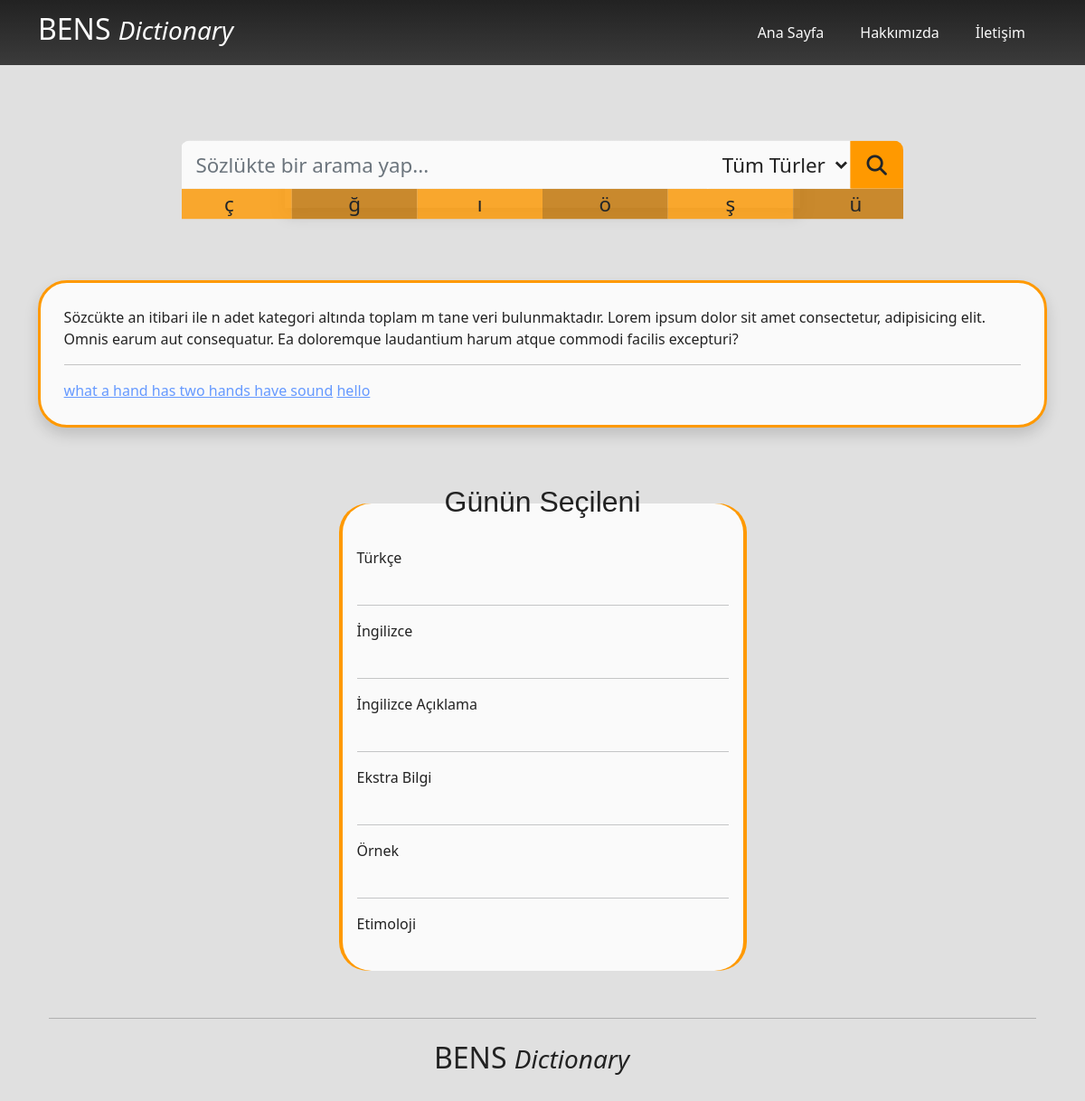
The app's page /, older data.
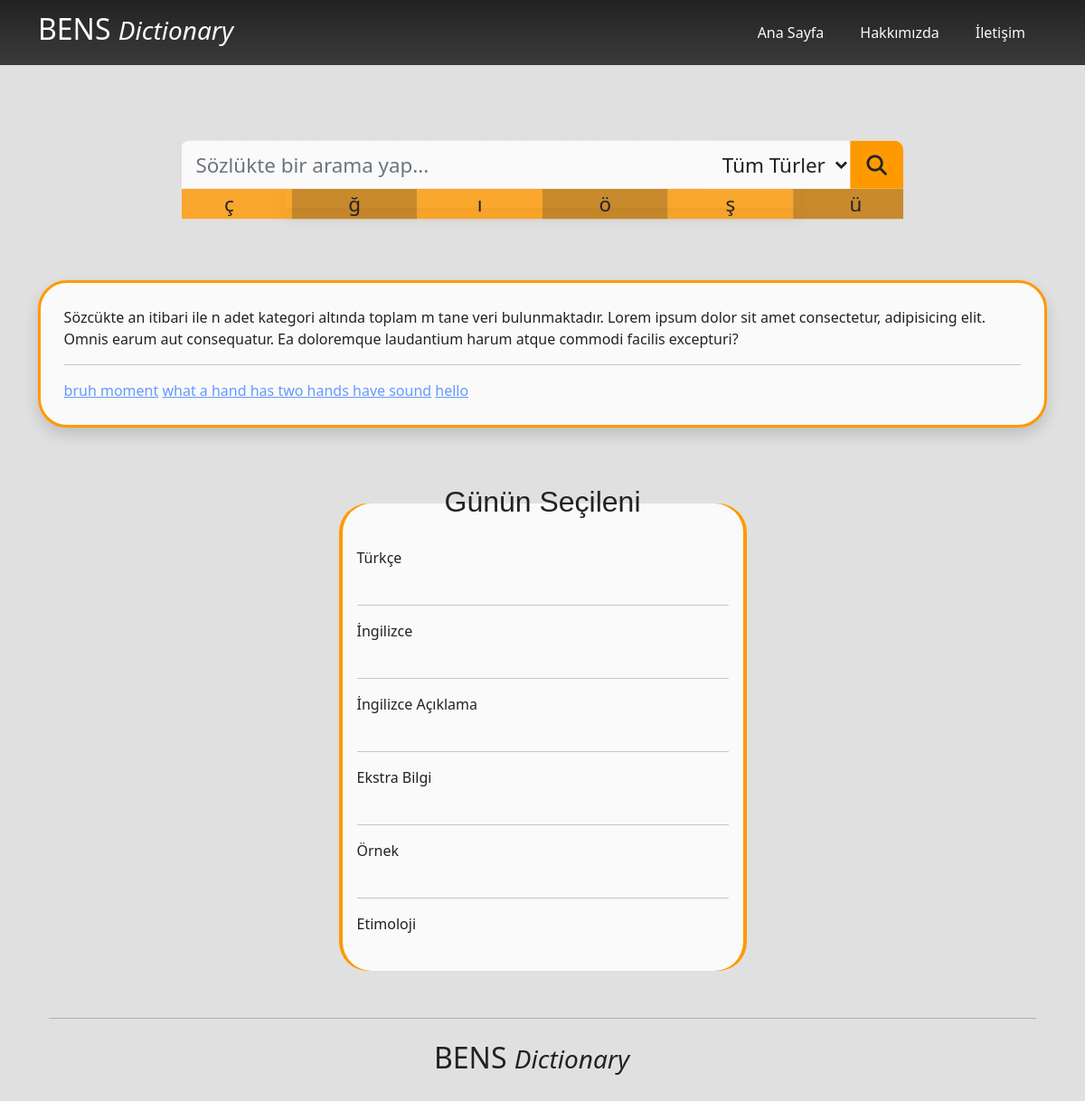
The same page, newer data.
### dictionary/models.py (models this page shows, shortened)
class Structure(models.Model):
    structureType = models.ManyToManyField(typeOf, blank=True, null=True)
    turkish = models.CharField(max_length=200)
    english = models.CharField(max_length=200)
    description = models.TextField()
    extraInformation = models.CharField(max_length=200, blank=True, null=True)
    example = models.TextField(blank=True, null=True)
    etymology = models.TextField(blank=True, null=True)
    original = models.ManyToManyField(comesFrom, null=True, blank=True)
    last_searched = models.DateTimeField(auto_now=False, blank=True, null=True)
    search_count = models.IntegerField(default=0)
    slug = models.SlugField(max_length=200, unique=True, null=True, blank=True)

### dictionary/views.py (the view)
# urls.py: path('', views.index, name="index"),
def index(request):
    return render(request, 'dictionary/index.html', {'recent': recents.get_recent_searched_posts(5)})

### dictionary/recents.py (called while the page is built)
def get_recent_searched_posts(limit=10):
    posts = Structure.objects.order_by('last_searched')[:limit]
    results = [{'title': post.english, 'search_count': post.search_count, 'slug': post.slug} for post in posts][::-1]
    Structure.objects.filter(id__in=[post.id for post in posts]).update(
        search_count=F('search_count') + 1,
        last_searched=datetime.now()
    )
    return results

### dictionary/templates/dictionary/index.html (shortened to what this page needs)
{% extends 'base.html' %}
{% load static %}
{% block content %}
    <div class="container">
        <form method="POST" action="{% url 'search' %}" id="searchBox" class="justify-content-center">
            <div class="row justify-content-md-center mt-5 text-center">
                <div class="col-md-6 px-0 shadow">
                  <div class="resizable-form">
                    <div class="px-0">
                        <div class="input-group">
                            <input type="text" id="search-input" name="search-input" class="theme-text theme-bg-color form-control no-round no-outline no-border top-left-round" placeholder="Sözlükte bir arama yap...">
                            <select name="search-type" id="search-type" class="ps-2 pe-1 no-round no-outline theme-text no-border theme-bg-color" style="">
                                <option value="Tüm Türler" selected class="theme-text theme-bg-color">Tüm Türler</option>
                            </select>
                            <span class="input-group-btn">
                                <button class="btn btn-default theme-orange no-round top-right-round" type="submit"><i class="fa-solid fa-magnifying-glass"></i></button>
                            </span>
                        </div>
                      </div>
                      <div class="row rounded-bottom">
                          <div class="col-2" id="specialChars" data-text="ç">ç</div>
                          <div class="col-2" id="specialChars" data-text="ğ">ğ</div>
                          <div class="col-2" id="specialChars" data-text="ı">ı</div>
                          <div class="col-2" id="specialChars" data-text="ö">ö</div>
                          <div class="col-2" id="specialChars" data-text="ş">ş</div>
                          <div class="col-2" id="specialChars" data-text="ü">ü</div>
                      </div>
                    </div>
                </div>
            </div>
          </form>
        <section id="infoBox" style="margin-top: 5rem;" class="shadow">
            <div class="infoDiv theme-text">
                <div class=>
                    Sözcükte an itibari ile n adet kategori altında toplam m tane veri bulunmaktadır. Lorem ipsum dolor sit amet consectetur, adipisicing elit. Omnis earum aut consequatur. Ea doloremque laudantium harum atque commodi facilis excepturi?
                </div>
                <hr>
                <div style="margin-top: 1rem;">
                    {% for recentItem in recent %}
                        <a href="{% url 'slugSearch' recentItem.slug %}" class="theme-light-blue">{{ recentItem.title }}</a>
                    {% endfor %}
                </div>
            </div>
        </section>
        <div class="row justify-content-center" style="margin-top: 5rem;">
            <div class="col-10 col-md-5">
                {% include 'dictionary/partials/_idiomOfDay.html' with idiomOfDay=idiomOfDay %}
            </div>
        </div>
{% endblock content %}

### templates/base.html (shortened to what this page needs)
{% load static %}
<!DOCTYPE html>
<html lang="en">
<head>
    <link rel="stylesheet" href="{% static 'css/bootstrap.min.css' %}">
    <link rel="stylesheet" href="{% static 'css/custom.css' %}">
</head>
<body data-theme="light">
    {% include 'partials/_header.html' %}
    {% block content %}{% endblock content %}
    {% include 'partials/_footer.html' %}
</body>
</html>

### templates/partials/_header.html (shortened to what this page needs)
<nav class="navbar navbar-expand-lg theme-bg-black">
    <div class="container">
        <a href="{% url 'index' %}" class="navbar-brand theme-color"><h2>BENS <em class="small">Dictionary</em></h2></a>
          <div class="collapse navbar-collapse justify-content-end me-3" id="navbarNav">
            <ul class="navbar-nav">
              <li class="nav-item">
                <a class="nav-link theme-color" href="{% url 'index' %}">Ana Sayfa</a>
              </li>
              <li class="nav-item">
                <a class="nav-link theme-color ms-4" href="#">Hakkımızda</a>
              </li>
              <li class="nav-item">
                <a class="nav-link theme-color ms-4" href="#">İletişim</a>
              </li>
            </ul>
          </div>
    </div>
</nav>

### dictionary/templates/dictionary/partials/_idiomOfDay.html
<div class="theme-orange-to-gray-gradient hyper-round">
    <div class="theme-bg-white m-1 hyper-round">
        <span class="over-content-header theme-text">Günün Seçileni</span>
        <div class="px-3 pb-3">
            <span class="theme-text">Türkçe</span><br>
            <span class="p-1">{{ searchResult.turkish }}</span>
            <hr class="text-center">
            <span class="theme-text">İngilizce</span><br>
            <span class="p-1">{{ searchResult.english }}</span>
            <hr class="text-center">
            <span class="theme-text">İngilizce Açıklama</span><br>
            <span class="p-1">{{ searchResult.description }}</span>
            <hr class="text-center">
            <span class="theme-text">Ekstra Bilgi</span><br>
            <span class="p-1">{{ searchResult.extraInformation }}</span>
            <hr class="text-center">
            <span class="theme-text">Örnek</span><br>
            <span class="p-1">{{ searchResult.example }}</span>
            <hr class="text-center">
            <span class="theme-text">Etimoloji</span><br>
            <span class="p-1">{{ searchResult.etymology }}</span>
        </div>
    </div>
</div>

### templates/partials/_footer.html
<div class="container mt-5"><hr class="theme-text"></div>
<div id="footer" class="theme-color mt-4" style="height: 7.5rem">
    <div class="container-fluid d-flex row justify-content-center mt-2  align-items-center">
        <div class="col-6 col-md-4 text-center">
            <a href="{% url 'index' %}" class="navbar-brand d-inline-block theme-color-black"><h2>BENS <em class="small">Dictionary</em></h2></a>
        </div>
    </div>
</div>

### static/css/custom.css (style rules this page uses)
:root { --theme-orange-low-opacity: rgba(255, 153, 0,0.8); --theme-orange: #FF9900; --theme-orange-dark: rgba(196,116,0,1); --theme-orange-dark-low-opacity: rgba(196,116,0,0.8); }
body[data-theme="light"] { background-color: var(--theme-white); --theme-white: #e0e0e0; --theme-full-white: #fafafa; --theme-black: #222222; --theme-blue: #6599FF; --theme-gray: #3b3b3b; --theme-light-blue:#6599FF; --theme-green: #097054; --theme-green-dark: #00e686; --theme-yellow: #FFDE00; }
.theme-orange-to-gray-gradient { background: var(--theme-orange); background: linear-gradient(0deg, var(--theme-orange) 0%, var(--theme-orange) 100%) !important; }
.theme-bg-color { background: var(--theme-full-white) !important; background: linear-gradient(0deg, var(--theme-full-white) 0%, var(--theme-full-white) 100%) !important; }
.theme-bg-black { background: var(--theme-gray) !important; background: linear-gradient(0deg, var(--theme-gray) 0%, var(--theme-black) 100%) !important; }
.theme-light-blue { color: var(--theme-light-blue); transition: all 0.5s ease; }
.theme-color-black { color: var(--theme-black) !important; }
.theme-color { color: var(--theme-full-white) !important; }
.theme-text { color: var(--theme-black) !important; }
.theme-bg-white { background-color: var(--theme-full-white) !important; }
.no-round { border-radius: 0px !important; }
#specialChars:nth-child(odd) { background: var(--theme-orange-low-opacity); transition: all 0.5s ease; }
#specialChars:nth-child(even) { background: var(--theme-orange-dark-low-opacity); transition: all 0.5s ease; }
.theme-orange { background: var(--theme-orange); }
.no-border { border: 0px !important; }
.top-left-round { border-top-left-radius: 0.46rem !important; }
.top-right-round { border-top-right-radius: 0.46rem !important; }
.resizable-form { overflow-x: hidden; transition: all 1s ease; }
@media screen and (min-width: 768px) { #searchBox { margin-top: 6rem; padding: 0; } }
@media screen and (min-width: 768px) { .resizable-form { scale: 1.3; } }
@media screen and (min-width: 992px) { .resizable-form { scale: 1.4; } }
#infoBox { background: var(--theme-full-white); padding: 1.6rem; border: var(--theme-orange) 0.2rem solid; border-radius: 2rem; }
.hyper-round { border-radius: 2rem; }
.over-content-header { text-align: center; display: block; transform: translateY(-55%); font-size: 2rem; font-weight: 500; font-family: Verdana, Geneva, Tahoma, sans-serif; }

Row changes from the older to the newer data that the page shows:
added Structure: title "bruh moment"
